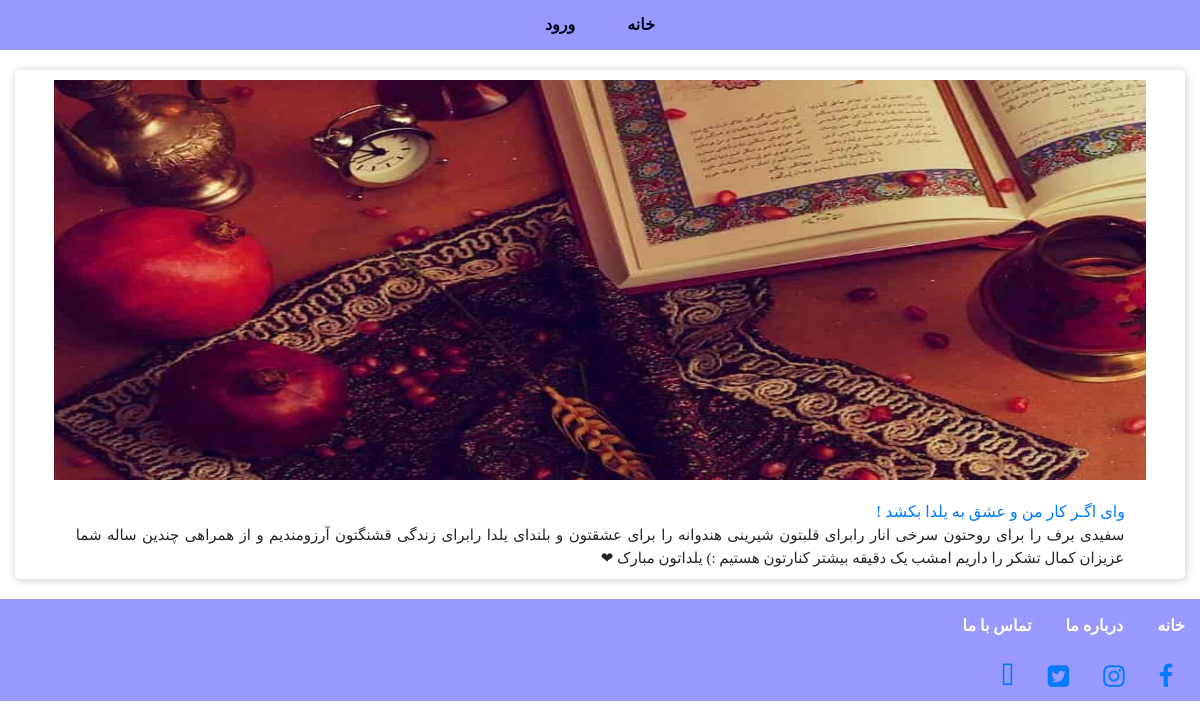
The app's page /readmore.php?postid=6 with its own data.
### tables this page shows
CREATE TABLE `menu` (
  `id` int(11) NOT NULL,
  `title` varchar(100) NOT NULL,
  `link` varchar(200) NOT NULL
);

CREATE TABLE `post` (
  `id` int(11) NOT NULL,
  `title` varchar(100) NOT NULL,
  `src` varchar(100) NOT NULL,
  `content` varchar(5000) NOT NULL
);

### readmore.php (the view, shortened to what this page needs)
<?php include ("header.php"); ?>
<?php include ("config.php"); ?>
<?php
$postid=$_GET["postid"];
$posrsql="SELECT * FROM  `post` WHERE `id`=$postid;";
$postquery=mysqli_query($connect,$posrsql);
while($postfetch=mysqli_fetch_assoc($postquery))
{
?>
    <div class="rm-big-content">
       <div class="rm-big-content-thumb">
        <img src=<?php echo $postfetch["src"]; ?>>
       </div>
       <div class="rm-big-content-txt">
        <a href="#"><?php echo $postfetch["title"]; ?></a>
        <p><?php echo $postfetch["content"]; ?></p>
       </div>
    </div>
<?php
}
?>
 <?php include ("footer.php"); ?>
</body>
</html>

### header.php (shortened to what this page needs)
<!DOCTYPE html>
<html>
<head>
    <link rel="stylesheet" href="https://cdnjs.cloudflare.com/ajax/libs/font-awesome/4.7.0/css/font-awesome.min.css">
    <link rel="stylesheet" href="css/bootstrap.min.css">
    <link rel="stylesheet" href="css/fontawesome.css">
	<link rel="stylesheet" href="css/style.css">
</head>
<body>
    <div class="menu">
            <ul class="nav justify-content-center">
            <?php
			 include ("config.php");
			 $mnu="SELECT * FROM  `menu` ORDER BY  `id` DESC ;";
			 $mnuresult=mysqli_query($connect,$mnu);
			 while($mnufetch=mysqli_fetch_assoc($mnuresult))
			 {
			?>
                <li class="nav-item active"><a href=<?php echo $mnufetch["link"] ?> class="nav-link"><?php echo $mnufetch["title"] ?></a></li>
                <?php
			 }
				?>
            </ul>
    </div>

### css/style.css (style rules this page uses)
*,div,p,ul { padding:0px; margin:0px; }
body { font-family:"b yekan"; direction: rtl; }
.menu { background-color: #9999ff; }
.menu li a { color:#00001a; font-weight: 800; }
.menu li { padding:5px 10px; border-radius: 10px; }
.rm-big-content { text-align: right; direction: rtl; margin: 20px 15px; border-radius: 5px; -webkit-box-shadow: 1px 1px 10px 0px rgba(204,204,204,1); -moz-box-shadow: 1px 1px 10px 0px rgba(204,204,204,1); box-shadow: 1px 1px 10px 0px rgba(204,204,204,1); padding: 10px; min-height: 500px; height: auto; }
.rm-big-content-thumb { text-align: center; margin-bottom: 20px; }
.rm-big-content-thumb img { height: 400px; width: 95%; margin: 0 auto; }
.rm-big-content-txt { padding: 0 40px; }
.rm-big-content-txt a { padding: 10px; }
.rm-big-content-txt p { height: auto; margin: 0 1%; text-align: justify; font-size: 15px; }

### records on screen
menu: title "خانه"
menu: title "ورود"
post: src (picture), title "وای اگـر کار من و عشق به یلدا بکشد !", content "سفیدی برف را برای روحتون سرخی انار رابرای قلبتون شیرینی هندوانه را برای عشقتون و بلندای یلدا رابرای زندگی قشنگتون آرزومندیم و از همراهی چندین ساله شما عزیزان کمال تشکر را داریم امشب یک دقیقه بیشتر کنارتون هستیم :) یلداتون مبارک ❤"
